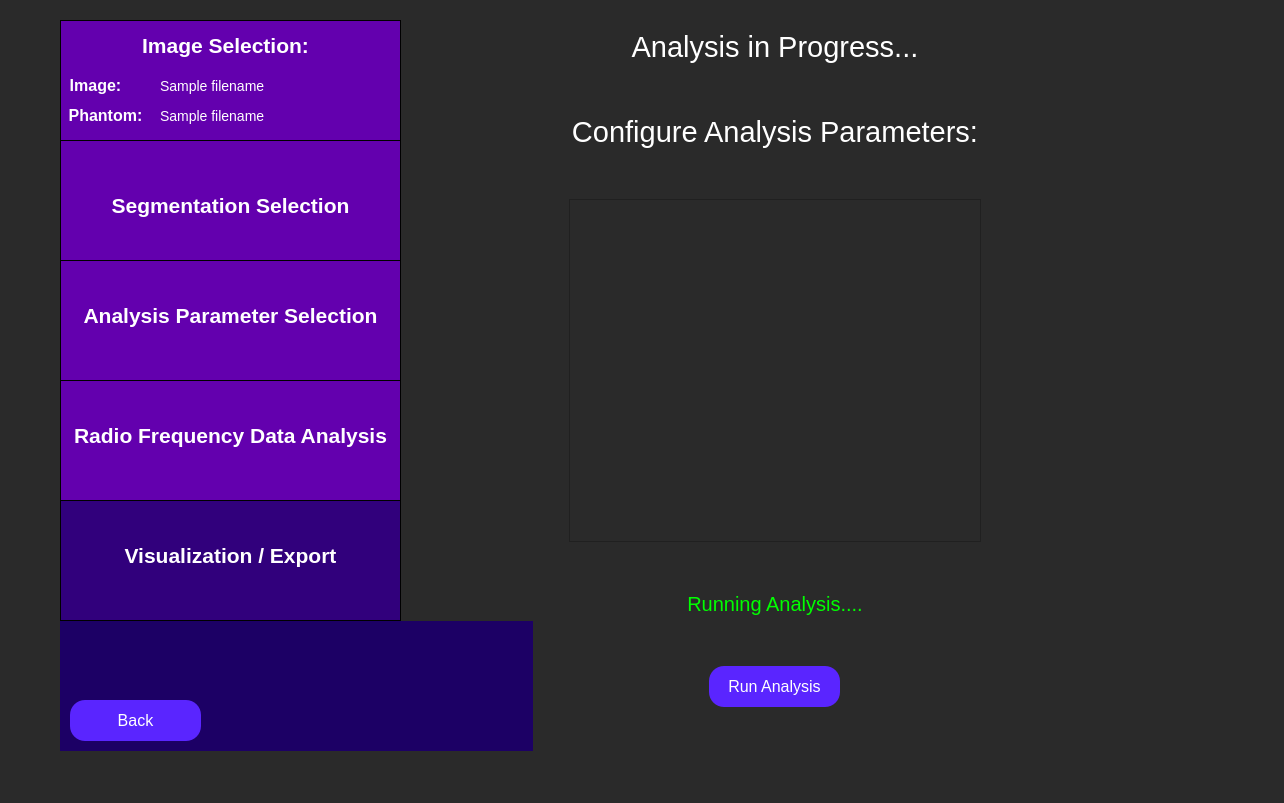
<?xml version="1.0" encoding="UTF-8"?>
<ui version="4.0">
 <class>analysisParams</class>
 <widget class="QWidget" name="analysisParams">
  <property name="geometry">
   <rect>
    <x>0</x>
    <y>0</y>
    <width>1284</width>
    <height>803</height>
   </rect>
  </property>
  <property name="minimumSize">
   <size>
    <width>0</width>
    <height>0</height>
   </size>
  </property>
  <property name="windowTitle">
   <string>Analysis Parameters Configuration</string>
  </property>
  <property name="styleSheet">
   <string notr="true">QWidget {
	background: rgb(42, 42, 42);
}</string>
  </property>
  <widget class="QWidget" name="horizontalLayoutWidget_4">
   <property name="geometry">
    <rect>
     <x>60</x>
     <y>20</y>
     <width>951</width>
     <height>731</height>
    </rect>
   </property>
   <layout class="QHBoxLayout" name="full_screen_layout" stretch="0,0">
    <item>
     <layout class="QVBoxLayout" name="side_bar_layout" stretch="0,0">
      <property name="spacing">
       <number>0</number>
      </property>
      <property name="sizeConstraint">
       <enum>QLayout::SetMaximumSize</enum>
      </property>
      <item>
       <widget class="QWidget" name="sidebar" native="true">
        <property name="minimumSize">
         <size>
          <width>341</width>
          <height>601</height>
         </size>
        </property>
        <property name="maximumSize">
         <size>
          <width>241</width>
          <height>601</height>
         </size>
        </property>
        <property name="toolTip">
         <string>&lt;html&gt;&lt;head/&gt;&lt;body&gt;&lt;p&gt;&lt;br/&gt;&lt;/p&gt;&lt;/body&gt;&lt;/html&gt;</string>
        </property>
        <property name="styleSheet">
         <string notr="true">QWidget {
	background-color: rgb(28, 0, 101);
}</string>
        </property>
        <widget class="QFrame" name="imageSelectionSidebar">
         <property name="geometry">
          <rect>
           <x>0</x>
           <y>0</y>
           <width>341</width>
           <height>121</height>
          </rect>
         </property>
         <property name="minimumSize">
          <size>
           <width>341</width>
           <height>121</height>
          </size>
         </property>
         <property name="maximumSize">
          <size>
           <width>341</width>
           <height>121</height>
          </size>
         </property>
         <property name="styleSheet">
          <string notr="true">QFrame {
	background-color: rgb(99, 0, 174);
	border: 1px solid black;
}</string>
         </property>
         <property name="frameShape">
          <enum>QFrame::StyledPanel</enum>
         </property>
         <property name="frameShadow">
          <enum>QFrame::Raised</enum>
         </property>
         <widget class="QLabel" name="imageSelectionLabelSidebar">
          <property name="geometry">
           <rect>
            <x>70</x>
            <y>0</y>
            <width>191</width>
            <height>51</height>
           </rect>
          </property>
          <property name="styleSheet">
           <string notr="true">QLabel {
	font-size: 21px;
	color: rgb(255, 255, 255);
	background-color: rgba(255, 255, 255, 0);
	border: 0px;
	font-weight: bold;
}</string>
          </property>
          <property name="text">
           <string>Image Selection:</string>
          </property>
          <property name="alignment">
           <set>Qt::AlignCenter</set>
          </property>
         </widget>
         <widget class="QLabel" name="imageLabel">
          <property name="geometry">
           <rect>
            <x>-60</x>
            <y>40</y>
            <width>191</width>
            <height>51</height>
           </rect>
          </property>
          <property name="styleSheet">
           <string notr="true">QLabel {
	font-size: 16px;
	color: rgb(255, 255, 255);
	background-color: rgba(255, 255, 255, 0);
	border: 0px;
	font-weight: bold;
}</string>
          </property>
          <property name="text">
           <string>Image:</string>
          </property>
          <property name="alignment">
           <set>Qt::AlignCenter</set>
          </property>
         </widget>
         <widget class="QLabel" name="phantomLabel">
          <property name="geometry">
           <rect>
            <x>-50</x>
            <y>70</y>
            <width>191</width>
            <height>51</height>
           </rect>
          </property>
          <property name="styleSheet">
           <string notr="true">QLabel {
	font-size: 16px;
	color: rgb(255, 255, 255);
	background-color: rgba(255, 255, 255, 0);
	border: 0px;
	font-weight: bold
}</string>
          </property>
          <property name="text">
           <string>Phantom:</string>
          </property>
          <property name="alignment">
           <set>Qt::AlignCenter</set>
          </property>
         </widget>
         <widget class="QLabel" name="image_path_input">
          <property name="geometry">
           <rect>
            <x>100</x>
            <y>40</y>
            <width>241</width>
            <height>51</height>
           </rect>
          </property>
          <property name="styleSheet">
           <string notr="true">QLabel {
	font-size: 14px;
	color: rgb(255, 255, 255);
	background-color: rgba(255, 255, 255, 0);
	border: 0px;
}</string>
          </property>
          <property name="text">
           <string>Sample filename </string>
          </property>
          <property name="alignment">
           <set>Qt::AlignLeading|Qt::AlignLeft|Qt::AlignVCenter</set>
          </property>
         </widget>
         <widget class="QLabel" name="phantom_path_input">
          <property name="geometry">
           <rect>
            <x>100</x>
            <y>70</y>
            <width>241</width>
            <height>51</height>
           </rect>
          </property>
          <property name="styleSheet">
           <string notr="true">QLabel {
	font-size: 14px;
	color: rgb(255, 255, 255);
	background-color: rgba(255, 255, 255, 0);
	border: 0px;
}</string>
          </property>
          <property name="text">
           <string>Sample filename </string>
          </property>
          <property name="alignment">
           <set>Qt::AlignLeading|Qt::AlignLeft|Qt::AlignVCenter</set>
          </property>
         </widget>
        </widget>
        <widget class="QFrame" name="segmentationSidebar">
         <property name="geometry">
          <rect>
           <x>0</x>
           <y>120</y>
           <width>341</width>
           <height>121</height>
          </rect>
         </property>
         <property name="maximumSize">
          <size>
           <width>341</width>
           <height>121</height>
          </size>
         </property>
         <property name="styleSheet">
          <string notr="true">QFrame {
	background-color: rgb(99, 0, 174);
	border: 1px solid black;
}</string>
         </property>
         <property name="frameShape">
          <enum>QFrame::StyledPanel</enum>
         </property>
         <property name="frameShadow">
          <enum>QFrame::Raised</enum>
         </property>
         <widget class="QLabel" name="segmentationSidebarLabel">
          <property name="geometry">
           <rect>
            <x>0</x>
            <y>40</y>
            <width>341</width>
            <height>51</height>
           </rect>
          </property>
          <property name="styleSheet">
           <string notr="true">QLabel {
	font-size: 21px;
	color: rgb(255, 255, 255);
	background-color: rgba(255, 255, 255, 0);
	border: 0px;
	font-weight: bold;
}</string>
          </property>
          <property name="text">
           <string>Segmentation Selection</string>
          </property>
          <property name="alignment">
           <set>Qt::AlignCenter</set>
          </property>
         </widget>
        </widget>
        <widget class="QFrame" name="analysisParamsSidebar">
         <property name="geometry">
          <rect>
           <x>0</x>
           <y>240</y>
           <width>341</width>
           <height>121</height>
          </rect>
         </property>
         <property name="maximumSize">
          <size>
           <width>341</width>
           <height>121</height>
          </size>
         </property>
         <property name="styleSheet">
          <string notr="true">QFrame {
	background-color: rgb(99, 0, 174);
	border: 1px solid black;
}</string>
         </property>
         <property name="frameShape">
          <enum>QFrame::StyledPanel</enum>
         </property>
         <property name="frameShadow">
          <enum>QFrame::Raised</enum>
         </property>
         <widget class="QLabel" name="analysisParamsLabel">
          <property name="geometry">
           <rect>
            <x>0</x>
            <y>30</y>
            <width>341</width>
            <height>51</height>
           </rect>
          </property>
          <property name="styleSheet">
           <string notr="true">QLabel {
	font-size: 21px;
	color: rgb(255, 255, 255);
	background-color: rgba(255, 255, 255, 0);
	border: 0px;
	font-weight:bold;
}</string>
          </property>
          <property name="text">
           <string>Analysis Parameter Selection</string>
          </property>
          <property name="alignment">
           <set>Qt::AlignCenter</set>
          </property>
         </widget>
        </widget>
        <widget class="QFrame" name="rfAnalysisSidebar">
         <property name="geometry">
          <rect>
           <x>0</x>
           <y>360</y>
           <width>341</width>
           <height>121</height>
          </rect>
         </property>
         <property name="minimumSize">
          <size>
           <width>341</width>
           <height>121</height>
          </size>
         </property>
         <property name="maximumSize">
          <size>
           <width>341</width>
           <height>121</height>
          </size>
         </property>
         <property name="styleSheet">
          <string notr="true">QFrame {
	background-color: rgb(99, 0, 174);
	border: 1px solid black;
}</string>
         </property>
         <property name="frameShape">
          <enum>QFrame::StyledPanel</enum>
         </property>
         <property name="frameShadow">
          <enum>QFrame::Raised</enum>
         </property>
         <widget class="QLabel" name="rfAnalysisLabel">
          <property name="geometry">
           <rect>
            <x>0</x>
            <y>30</y>
            <width>341</width>
            <height>51</height>
           </rect>
          </property>
          <property name="styleSheet">
           <string notr="true">QLabel {
	font-size: 21px;
	color: rgb(255, 255, 255);
	background-color: rgba(255, 255, 255, 0);
	border: 0px;
	font-weight: bold;
}</string>
          </property>
          <property name="text">
           <string>Radio Frequency Data Analysis</string>
          </property>
          <property name="alignment">
           <set>Qt::AlignCenter</set>
          </property>
         </widget>
        </widget>
        <widget class="QFrame" name="exportResultsSidebar">
         <property name="geometry">
          <rect>
           <x>0</x>
           <y>480</y>
           <width>341</width>
           <height>121</height>
          </rect>
         </property>
         <property name="minimumSize">
          <size>
           <width>341</width>
           <height>121</height>
          </size>
         </property>
         <property name="maximumSize">
          <size>
           <width>341</width>
           <height>121</height>
          </size>
         </property>
         <property name="styleSheet">
          <string notr="true">QFrame {
	background-color:  rgb(49, 0, 124);
	border: 1px solid black;
}</string>
         </property>
         <property name="frameShape">
          <enum>QFrame::StyledPanel</enum>
         </property>
         <property name="frameShadow">
          <enum>QFrame::Raised</enum>
         </property>
         <widget class="QLabel" name="exportResultsLabel">
          <property name="geometry">
           <rect>
            <x>20</x>
            <y>30</y>
            <width>301</width>
            <height>51</height>
           </rect>
          </property>
          <property name="styleSheet">
           <string notr="true">QLabel {
	font-size: 21px;
	color: rgb(255, 255, 255);
	background-color: rgba(255, 255, 255, 0);
	border: 0px;
	font-weight: bold;
}</string>
          </property>
          <property name="text">
           <string>Visualization / Export</string>
          </property>
          <property name="alignment">
           <set>Qt::AlignCenter</set>
          </property>
         </widget>
        </widget>
       </widget>
      </item>
      <item>
       <widget class="QFrame" name="gridFrame">
        <property name="maximumSize">
         <size>
          <width>341</width>
          <height>16777215</height>
         </size>
        </property>
        <property name="styleSheet">
         <string notr="true">QFrame {
	background-color: rgb(28, 0, 101);
}</string>
        </property>
        <layout class="QGridLayout" name="backButtonGrid" rowstretch="0,0">
         <property name="sizeConstraint">
          <enum>QLayout::SetMinAndMaxSize</enum>
         </property>
         <property name="leftMargin">
          <number>10</number>
         </property>
         <property name="topMargin">
          <number>10</number>
         </property>
         <property name="rightMargin">
          <number>10</number>
         </property>
         <property name="bottomMargin">
          <number>10</number>
         </property>
         <item row="0" column="0">
          <spacer name="verticalSpacer">
           <property name="orientation">
            <enum>Qt::Vertical</enum>
           </property>
           <property name="sizeHint" stdset="0">
            <size>
             <width>20</width>
             <height>40</height>
            </size>
           </property>
          </spacer>
         </item>
         <item row="1" column="1">
          <spacer name="horizontalSpacer">
           <property name="orientation">
            <enum>Qt::Horizontal</enum>
           </property>
           <property name="sizeHint" stdset="0">
            <size>
             <width>40</width>
             <height>20</height>
            </size>
           </property>
          </spacer>
         </item>
         <item row="1" column="0">
          <widget class="QPushButton" name="back_button">
           <property name="minimumSize">
            <size>
             <width>131</width>
             <height>41</height>
            </size>
           </property>
           <property name="maximumSize">
            <size>
             <width>131</width>
             <height>41</height>
            </size>
           </property>
           <property name="styleSheet">
            <string notr="true">QPushButton {
	color: white;
	font-size: 16px;
	background: rgb(90, 37, 255);
	border-radius: 15px;
}</string>
           </property>
           <property name="text">
            <string>Back</string>
           </property>
          </widget>
         </item>
        </layout>
       </widget>
      </item>
     </layout>
    </item>
    <item>
     <layout class="QVBoxLayout" name="analysis_params_layout" stretch="1,1,10,0,1,1">
      <property name="spacing">
       <number>50</number>
      </property>
      <property name="leftMargin">
       <number>30</number>
      </property>
      <property name="topMargin">
       <number>10</number>
      </property>
      <property name="rightMargin">
       <number>30</number>
      </property>
      <property name="bottomMargin">
       <number>10</number>
      </property>
      <item>
       <widget class="QLabel" name="analysis_execution_label">
        <property name="styleSheet">
         <string notr="true">QLabel {
	font-size: 29px;
	color: rgb(255, 255, 255);
	background-color: rgba(255, 255, 255, 0);
}</string>
        </property>
        <property name="text">
         <string>Analysis in Progress...</string>
        </property>
        <property name="textFormat">
         <enum>Qt::AutoText</enum>
        </property>
        <property name="scaledContents">
         <bool>false</bool>
        </property>
        <property name="alignment">
         <set>Qt::AlignCenter</set>
        </property>
        <property name="wordWrap">
         <bool>true</bool>
        </property>
       </widget>
      </item>
      <item>
       <widget class="QLabel" name="analysis_params_label">
        <property name="styleSheet">
         <string notr="true">QLabel {
	font-size: 29px;
	color: rgb(255, 255, 255);
	background-color: rgba(255, 255, 255, 0);
}</string>
        </property>
        <property name="text">
         <string>Configure Analysis Parameters:</string>
        </property>
        <property name="textFormat">
         <enum>Qt::AutoText</enum>
        </property>
        <property name="scaledContents">
         <bool>false</bool>
        </property>
        <property name="alignment">
         <set>Qt::AlignCenter</set>
        </property>
        <property name="wordWrap">
         <bool>true</bool>
        </property>
       </widget>
      </item>
      <item>
       <widget class="QScrollArea" name="params_scroll_area">
        <property name="widgetResizable">
         <bool>true</bool>
        </property>
        <widget class="QWidget" name="params_content">
         <property name="geometry">
          <rect>
           <x>0</x>
           <y>0</y>
           <width>409</width>
           <height>295</height>
          </rect>
         </property>
         <layout class="QVBoxLayout" name="params_layout"/>
        </widget>
       </widget>
      </item>
      <item>
       <widget class="QLabel" name="analysis_running_label">
        <property name="styleSheet">
         <string notr="true">QLabel {
	color: rgb(0, 255, 0);
	font-size: 20px;
	background-color: rgba(255, 255, 255, 0);
}</string>
        </property>
        <property name="text">
         <string>Running Analysis....</string>
        </property>
        <property name="alignment">
         <set>Qt::AlignCenter</set>
        </property>
       </widget>
      </item>
      <item alignment="Qt::AlignHCenter|Qt::AlignVCenter">
       <widget class="QPushButton" name="run_analysis_button">
        <property name="minimumSize">
         <size>
          <width>131</width>
          <height>41</height>
         </size>
        </property>
        <property name="maximumSize">
         <size>
          <width>131</width>
          <height>41</height>
         </size>
        </property>
        <property name="styleSheet">
         <string notr="true">QPushButton {
	color: white;
	font-size: 16px;
	background: rgb(90, 37, 255);
	border-radius: 15px;
}</string>
        </property>
        <property name="text">
         <string>Run Analysis</string>
        </property>
       </widget>
      </item>
      <item>
       <spacer name="verticalSpacer_10">
        <property name="orientation">
         <enum>Qt::Vertical</enum>
        </property>
        <property name="sizeHint" stdset="0">
         <size>
          <width>20</width>
          <height>40</height>
         </size>
        </property>
       </spacer>
      </item>
     </layout>
    </item>
   </layout>
  </widget>
 </widget>
 <resources/>
 <connections/>
</ui>
